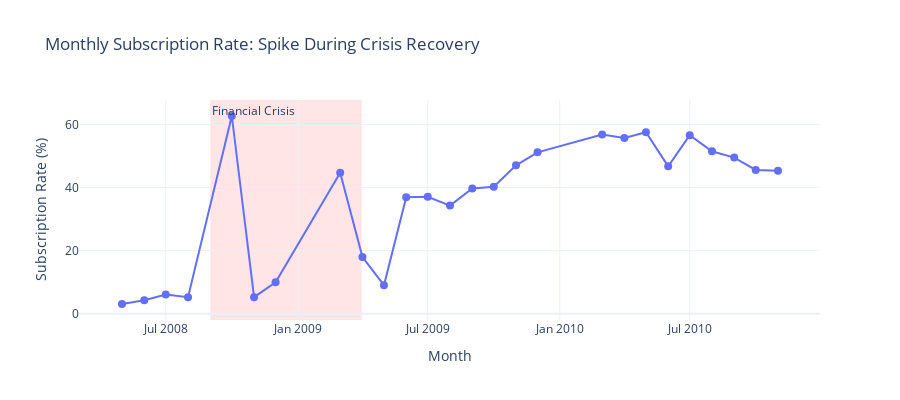

Notebook source saved alongside this figure:
### Markdown cell above
### 3.1 Subscription Rate Over Time

### Code cell
# Monthly subscription rates
monthly_sub = df.groupby(df['contact_date'].dt.to_period('M')).agg({
    'y_binary': ['mean', 'count', 'sum']
}).reset_index()

monthly_sub.columns = ['month', 'sub_rate', 'n_contacts', 'n_subscribed']
monthly_sub['month'] = monthly_sub['month'].dt.to_timestamp()

fig = go.Figure()

# Add subscription rate line
fig.add_trace(go.Scatter(
    x=monthly_sub['month'],
    y=monthly_sub['sub_rate'] * 100,
    mode='lines+markers',
    name='Subscription Rate',
    line=dict(color='#636EFA', width=2),
    marker=dict(size=8)
))

# Add crisis period
fig.add_vrect(
    x0="2008-09-01", x1="2009-03-31",
    fillcolor="red", opacity=0.1,
    layer="below", line_width=0,
    annotation_text="Financial Crisis",
    annotation_position="top left"
)

fig.update_layout(
    title='Monthly Subscription Rate: Spike During Crisis Recovery',
    xaxis_title='Month',
    yaxis_title='Subscription Rate (%)',
    hovermode='x unified',
    height=400
)

fig.show()

### Figure 1 — Plotly figure (JSON) as saved in the notebook; plotly's stock layout.template omitted (floating-point values rounded to 4 significant figures)
{"data": [{"line": {"color": "#636EFA", "width": 2}, "marker": {"size": 8}, "mode": "lines+markers", "name": "Subscription Rate", "type": "scatter", "x": ["2008-05-01T00:00:00.000000000", "2008-06-01T00:00:00.000000000", "2008-07-01T00:00:00.000000000", "2008-08-01T00:00:00.000000000", "2008-10-01T00:00:00.000000000", "2008-11-01T00:00:00.000000000", "2008-12-01T00:00:00.000000000", "2009-03-01T00:00:00.000000000", "2009-04-01T00:00:00.000000000", "2009-05-01T00:00:00.000000000", "2009-06-01T00:00:00.000000000", "2009-07-01T00:00:00.000000000", "2009-08-01T00:00:00.000000000", "2009-09-01T00:00:00.000000000", "2009-10-01T00:00:00.000000000", "2009-11-01T00:00:00.000000000", "2009-12-01T00:00:00.000000000", "2010-03-01T00:00:00.000000000", "2010-04-01T00:00:00.000000000", "2010-05-01T00:00:00.000000000", "2010-06-01T00:00:00.000000000", "2010-07-01T00:00:00.000000000", "2010-08-01T00:00:00.000000000", "2010-09-01T00:00:00.000000000", "2010-10-01T00:00:00.000000000", "2010-11-01T00:00:00.000000000"], "y": [3.092, 4.298, 6.088, 5.237, 62.69, 5.254, 10.0, 44.68, 17.98, 9.044, 36.92, 37.08, 34.29, 39.7, 40.27, 47.06, 51.16, 56.82, 55.75, 57.55, 46.72, 56.59, 51.5, 49.5, 45.59, 45.31]}], "layout": {"annotations": [{"showarrow": false, "text": "Financial Crisis", "x": "2008-09-01", "xanchor": "left", "xref": "x", "y": 1, "yanchor": "top", "yref": "y domain"}], "height": 400, "hovermode": "x unified", "shapes": [{"fillcolor": "red", "layer": "below", "line": {"width": 0}, "opacity": 0.1, "type": "rect", "x0": "2008-09-01", "x1": "2009-03-31", "xref": "x", "y0": 0, "y1": 1, "yref": "y domain"}], "title": {"text": "Monthly Subscription Rate: Spike During Crisis Recovery"}, "xaxis": {"title": {"text": "Month"}}, "yaxis": {"title": {"text": "Subscription Rate (%)"}}}}
